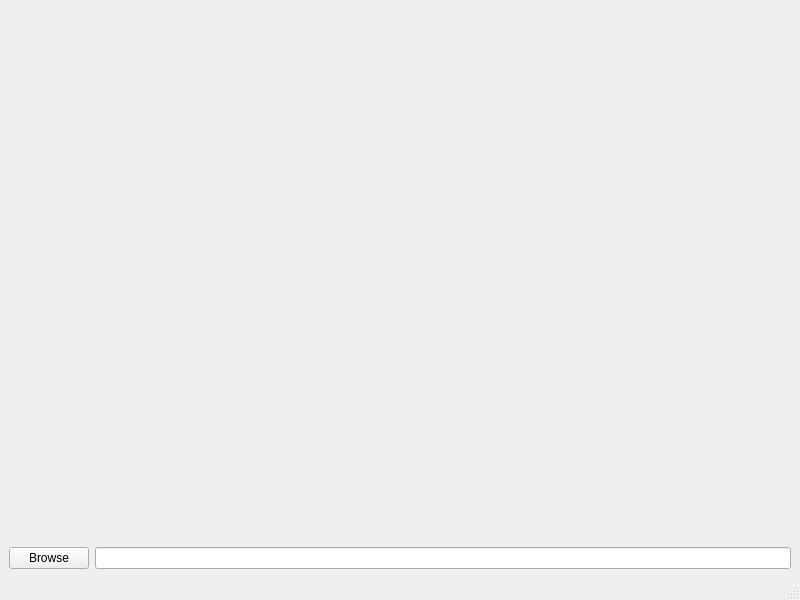
<?xml version="1.0" encoding="UTF-8"?>
<ui version="4.0">
 <class>GraphVisualizer</class>
 <widget class="QMainWindow" name="GraphVisualizer">
  <property name="geometry">
   <rect>
    <x>0</x>
    <y>0</y>
    <width>800</width>
    <height>600</height>
   </rect>
  </property>
  <property name="windowTitle">
   <string>GraphVisualizer</string>
  </property>
  <widget class="QWidget" name="centralwidget">
   <layout class="QGridLayout" name="gridLayout">
    <item row="1" column="1">
     <widget class="QLineEdit" name="filePathLineEdit"/>
    </item>
    <item row="0" column="0" colspan="2">
     <widget class="QWidget" name="chartContainer" native="true"/>
    </item>
    <item row="1" column="0">
     <widget class="QPushButton" name="browseButton">
      <property name="text">
       <string>Browse</string>
      </property>
     </widget>
    </item>
   </layout>
  </widget>
  <widget class="QMenuBar" name="menubar">
   <property name="geometry">
    <rect>
     <x>0</x>
     <y>0</y>
     <width>800</width>
     <height>18</height>
    </rect>
   </property>
  </widget>
  <widget class="QStatusBar" name="statusbar"/>
 </widget>
 <resources/>
 <connections/>
</ui>
